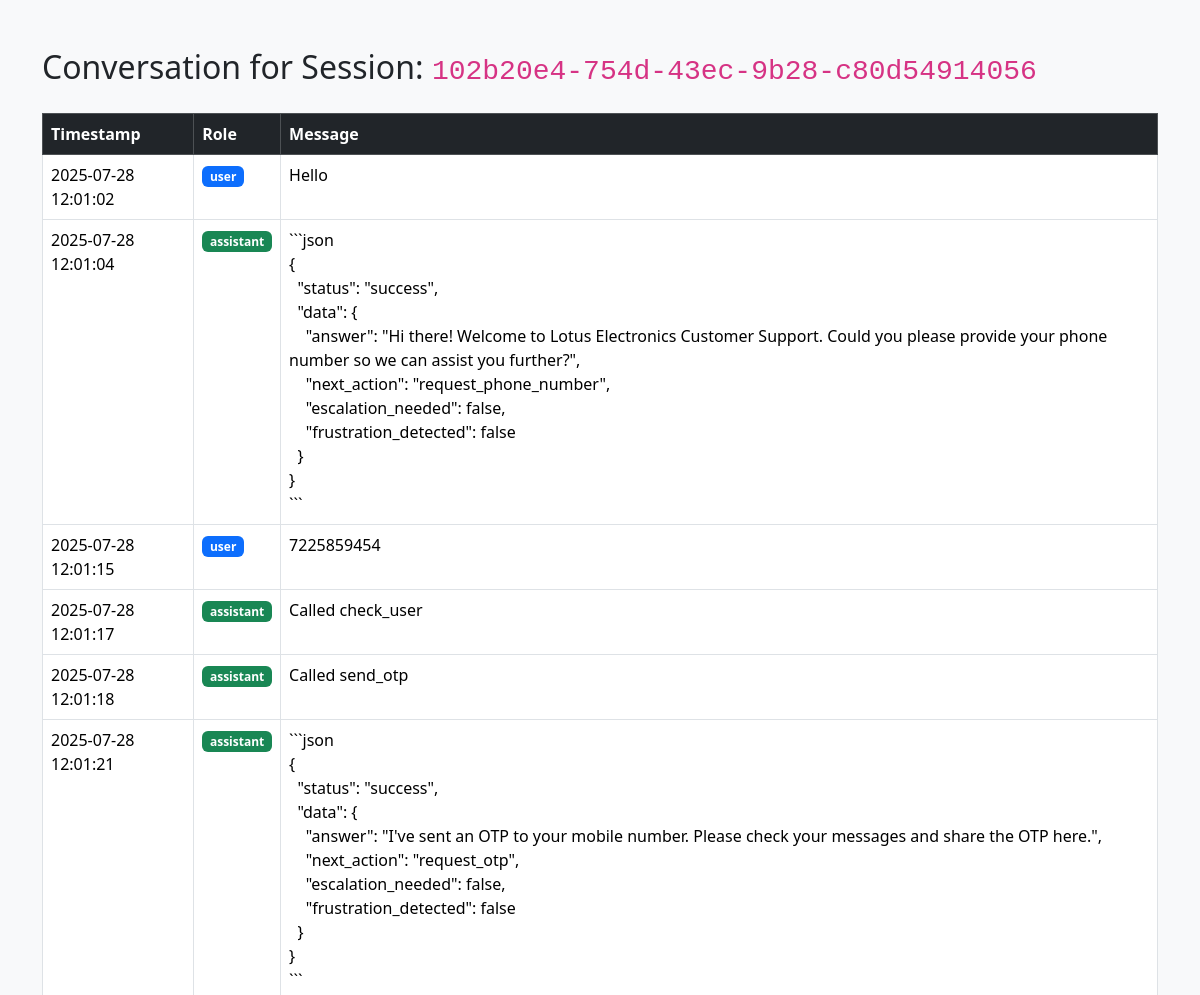
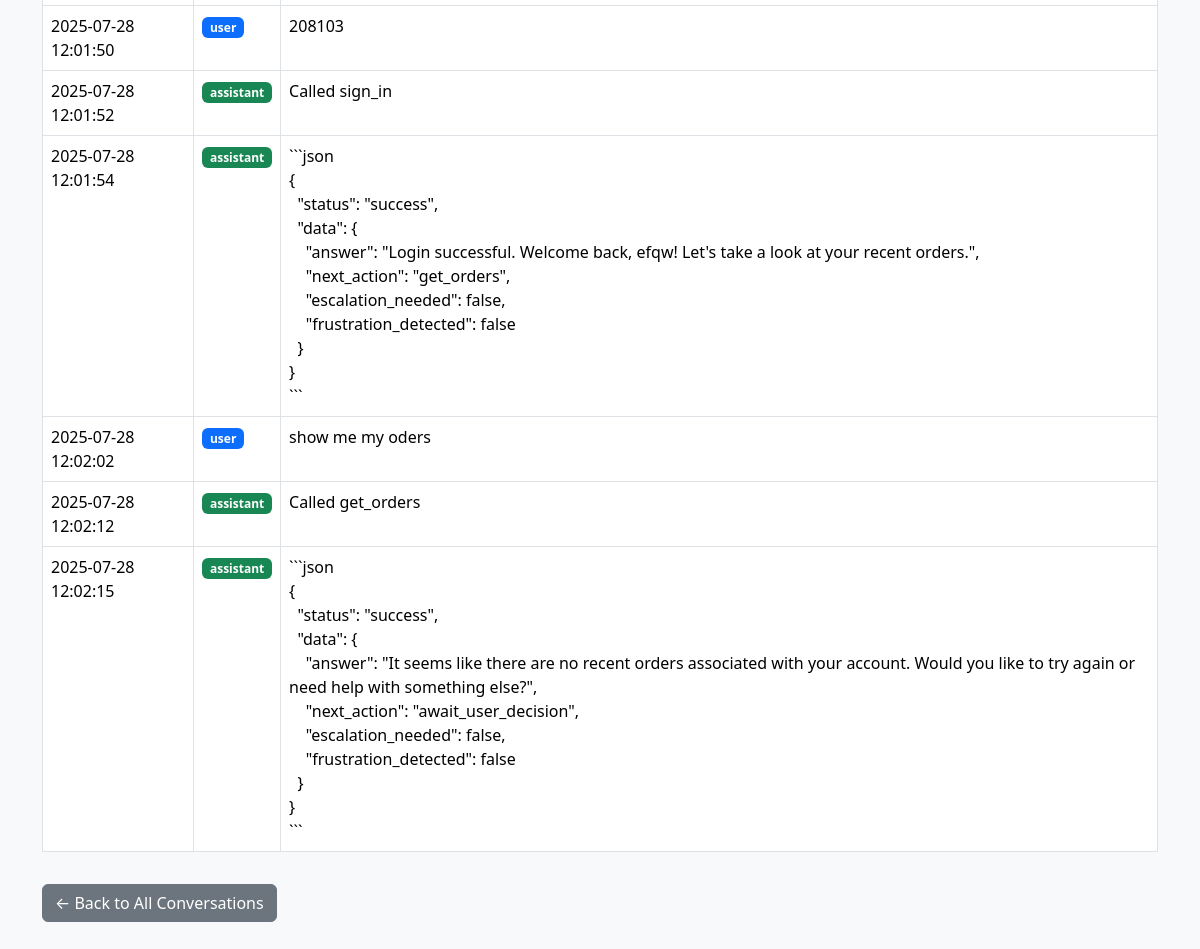
Screenshot of /admin/conversations/102b20e4-754d-43ec-9b28-c80d54914056 (signed in) with the database file from the repository (2 pictures, top to bottom).
### tables this page shows
CREATE TABLE history (
            id INTEGER PRIMARY KEY AUTOINCREMENT,
            session_id TEXT NOT NULL,
            role TEXT NOT NULL,
            content TEXT NOT NULL,
            tool_name TEXT,
            tool_args TEXT,
            tool_response TEXT,
            timestamp TIMESTAMP DEFAULT CURRENT_TIMESTAMP,
            message_index INTEGER,
            FOREIGN KEY (session_id) REFERENCES session(session_id)
        );

### app.py (the view)
@app.get("/admin/conversations/{session_id}")
async def view_conversation(request: Request, session_id: str):
    if not request.session.get("admin_logged_in"):
        return RedirectResponse(url="/admin", status_code=303)
    conn = sqlite3.connect("chat_history.db")
    conn.row_factory = sqlite3.Row
    c = conn.cursor()
    c.execute("""
        SELECT role, content, timestamp FROM history
        WHERE session_id = ?
        ORDER BY timestamp ASC
    """, (session_id,))
    messages = c.fetchall()
    conn.close()
    return templates.TemplateResponse("admin_view_conversation.html", {
        "request": request,
        "session_id": session_id,
        "messages": messages
    })

### templates/admin_view_conversation.html (shortened to what this page needs)
<!DOCTYPE html>
<html lang="en">
<head>
    <link href="https://cdn.jsdelivr.net/npm/bootstrap@5.3.3/dist/css/bootstrap.min.css" rel="stylesheet">
</head>
<body class="bg-light">
    <div class="container py-5">
        <h2 class="mb-4">Conversation for Session: <code>{{ session_id }}</code></h2>
        <table class="table table-bordered table-hover bg-white">
            <thead class="table-dark">
                <tr>
                    <th scope="col">Timestamp</th>
                    <th scope="col">Role</th>
                    <th scope="col">Message</th>
                </tr>
            </thead>
            <tbody>
                {% for msg in messages %}
                <tr>
                    <td>{{ msg.timestamp }}</td>
                    <td><span class="badge {% if msg.role == 'user' %}bg-primary{% elif msg.role == 'assistant' %}bg-success{% else %}bg-secondary{% endif %}">{{ msg.role }}</span></td>
                    <td style="white-space: pre-wrap;">{{ msg.content }}</td>
                </tr>
                {% endfor %}
            </tbody>
        </table>
        <a href="/admin/conversations" class="btn btn-secondary mt-3">← Back to All Conversations</a>
    </div>
</body>
</html>

### rows the page displays
history: timestamp "2025-07-28 12:01:02", role "user", content "Hello"
history: timestamp "2025-07-28 12:01:04", role "assistant", content "```json { \"status\": \"success\", \"data\": { \"answer\": \"Hi there! Welcome to Lotus Electronics Customer Support. Could you please provide your phone number so we can assist you further?\", \"next_action\": \"request_phone_number\", \"escalation_needed\": false, \"frustration_detected\": false } } ```"
history: timestamp "2025-07-28 12:01:15", role "user", content "7225859454"
history: timestamp "2025-07-28 12:01:17", role "assistant", content "Called check_user"
history: timestamp "2025-07-28 12:01:18", role "assistant", content "Called send_otp"
history: timestamp "2025-07-28 12:01:21", role "assistant", content "```json { \"status\": \"success\", \"data\": { \"answer\": \"I've sent an OTP to your mobile number. Please check your messages and share the OTP here.\", \"next_action\": \"request_otp\", \"escalation_needed\": false, \"frustration_detected\": false } } ```"
history: timestamp "2025-07-28 12:01:50", role "user", content "208103"
history: timestamp "2025-07-28 12:01:52", role "assistant", content "Called sign_in"
history: timestamp "2025-07-28 12:01:54", role "assistant", content "```json { \"status\": \"success\", \"data\": { \"answer\": \"Login successful. Welcome back, efqw! Let's take a look at your recent orders.\", \"next_action\": \"get_orders\", \"escalation_needed\": false, \"frustration_detected\": false } } ```"
history: timestamp "2025-07-28 12:02:02", role "user", content "show me my oders"
history: timestamp "2025-07-28 12:02:12", role "assistant", content "Called get_orders"
history: timestamp "2025-07-28 12:02:15", role "assistant", content "```json { \"status\": \"success\", \"data\": { \"answer\": \"It seems like there are no recent orders associated with your account. Would you like to try again or need help with something else?\", \"next_action\": \"await_user_decision\", \"escalation_needed\": false, \"frustration_detected\": false } } ```"

### other values shown
{{ session_id }} "102b20e4-754d-43ec-9b28-c80d54914056"
